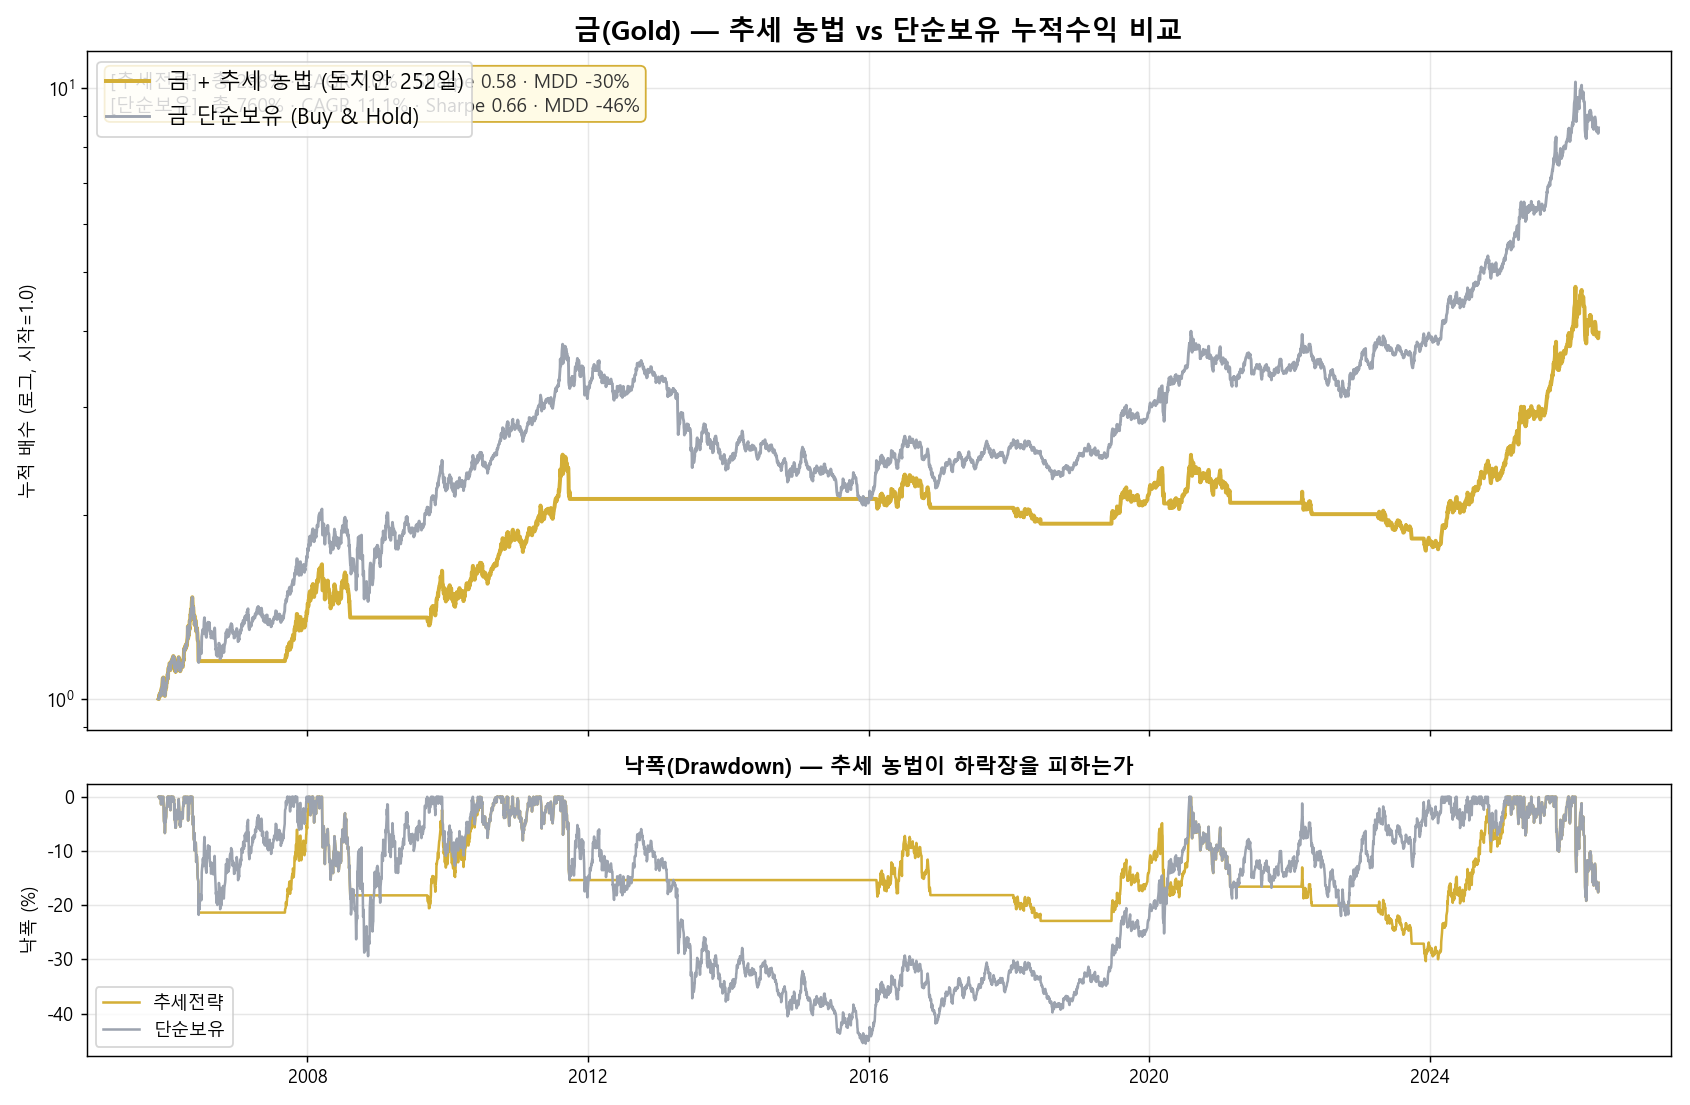

Python code for this plot:
# -*- coding: utf-8 -*-
"""
금(Gold) — 돈치안 추세전략 vs 단순보유(B&H) 누적수익 비교
============================================================
금 단일 자산에 추세 농법(돈치안 돌파 + 추적손절)을 적용했을 때 vs
그냥 들고만 있었을 때(Buy&Hold) 누적수익률 비교 시각화.

방식(롱온리·단일자산):
  진입: 종가 >= N일 신고가
  손절: 초기 고정스톱(신고가 − p×채널폭) → 수익 전환 후 미드라인 추적
  보유 중 = 금 100%, 청산 = 현금(0%)
파라미터: 대시보드 전략과 동일 (N=252, p=0.4)

실행: PYTHONIOENCODING=utf-8 python gold_donchian_vs_bh.py
"""
import os
import shutil
import tempfile
from pathlib import Path

try:
    import certifi
    _ca = os.path.join(tempfile.gettempdir(), "cacert_gold.pem")
    shutil.copy(certifi.where(), _ca)
    for _k in ("CURL_CA_BUNDLE", "SSL_CERT_FILE", "REQUESTS_CA_BUNDLE"):
        os.environ[_k] = _ca
except Exception:
    pass

import warnings
warnings.filterwarnings("ignore")
import numpy as np
import pandas as pd
import matplotlib
matplotlib.use("Agg")
import matplotlib.pyplot as plt
import yfinance as yf

plt.rcParams["font.family"] = "Malgun Gothic"
plt.rcParams["axes.unicode_minus"] = False

BASE = Path(__file__).resolve().parent
TICKER = "GLD"          # 국제 금 가격(USD) 대표 ETF
N, P = 252, 0.4
TD = 252


def load_gold():
    df = yf.download(TICKER, start="2004-01-01", auto_adjust=True,
                     progress=False)
    if isinstance(df.columns, pd.MultiIndex):
        df.columns = df.columns.get_level_values(0)
    return df[["High", "Low", "Close"]].dropna()


def donchian_long_only(df):
    """단일자산 롱온리: 보유=금100%, 청산=현금0%."""
    upper = df["High"].rolling(N).max().shift(1)
    dlow = df["Low"].rolling(N).min().shift(1)
    width = upper - dlow
    midline = (upper + dlow) / 2
    c = df["Close"].values
    up, lo, wd, mid = (upper.values, dlow.values, width.values,
                       midline.values)
    pos = np.zeros(len(df))
    holding, stop, entry = 0, np.nan, np.nan
    for i in range(len(df)):
        if holding == 0:
            if not np.isnan(up[i]) and c[i] >= up[i] and wd[i] > 0:
                holding = 1
                entry = c[i]
                stop = up[i] - P * wd[i]
        else:
            if c[i] > entry and not np.isnan(mid[i]):
                stop = max(stop, mid[i])
            if c[i] <= stop:
                holding = 0
        pos[i] = holding
    return pd.Series(pos, index=df.index)


def metrics(eq):
    r = eq.pct_change().fillna(0)
    n = len(eq)
    tot = eq.iloc[-1] / eq.iloc[0] - 1
    cagr = (eq.iloc[-1] / eq.iloc[0]) ** (TD / n) - 1
    vol = r.std() * np.sqrt(TD)
    sh = (r.mean() * TD) / vol if vol > 0 else np.nan
    mdd = (eq / eq.cummax() - 1).min()
    return tot, cagr, vol, sh, mdd


def main():
    print("[1/3] 금(GLD) 데이터 로드...")
    df = load_gold()
    ret = df["Close"].pct_change()
    print(f"      {df.index[0].date()} ~ {df.index[-1].date()} "
          f"({len(df)}일)")

    print("[2/3] 돈치안 추세전략 vs B&H...")
    pos = donchian_long_only(df)
    strat_ret = pos.shift(1) * ret           # 보유중=금수익, 청산=0(현금)
    strat_eq = (1 + strat_ret.fillna(0)).cumprod()
    bh_eq = (1 + ret.fillna(0)).cumprod()
    # 채널 형성 후로 정렬
    valid = pos.index[df["High"].rolling(N).max().shift(1).notna()]
    strat_eq = strat_eq.loc[valid] / strat_eq.loc[valid].iloc[0]
    bh_eq = bh_eq.loc[valid] / bh_eq.loc[valid].iloc[0]

    ms = metrics(strat_eq)
    mb = metrics(bh_eq)
    exposure = pos.loc[valid].mean()
    print("\n      === 누적수익 비교 (금) ===")
    print(f"{'':16}{'총수익':>10}{'CAGR':>9}{'변동성':>9}"
          f"{'Sharpe':>9}{'MDD':>9}")
    print(f"{'추세전략':16}{ms[0]*100:>9.1f}%{ms[1]*100:>8.1f}%"
          f"{ms[2]*100:>8.1f}%{ms[3]:>9.2f}{ms[4]*100:>8.1f}%")
    print(f"{'단순보유(B&H)':16}{mb[0]*100:>9.1f}%{mb[1]*100:>8.1f}%"
          f"{mb[2]*100:>8.1f}%{mb[3]:>9.2f}{mb[4]*100:>8.1f}%")
    print(f"      시장노출(금 보유비율): {exposure*100:.0f}%")

    print("\n[3/3] 차트 저장...")
    fig, (ax1, ax2) = plt.subplots(2, 1, figsize=(13, 8.5),
                                   gridspec_kw={"height_ratios": [3, 1.2]},
                                   sharex=True)
    ax1.plot(strat_eq.index, strat_eq, color="#D4AF37", lw=2.2,
             label=f"금 + 추세 농법 (돈치안 {N}일)")
    ax1.plot(bh_eq.index, bh_eq, color="#9ca3af", lw=1.6,
             label="금 단순보유 (Buy & Hold)")
    ax1.set_yscale("log")
    ax1.set_title("금(Gold) — 추세 농법 vs 단순보유 누적수익 비교",
                  fontsize=15, fontweight="bold")
    ax1.set_ylabel("누적 배수 (로그, 시작=1.0)")
    ax1.legend(fontsize=12, loc="upper left")
    ax1.grid(alpha=0.3)
    txt = (f"[추세전략]  총 {ms[0]*100:.0f}% · CAGR {ms[1]*100:.1f}% · "
           f"Sharpe {ms[3]:.2f} · MDD {ms[4]*100:.0f}%\n"
           f"[단순보유]  총 {mb[0]*100:.0f}% · CAGR {mb[1]*100:.1f}% · "
           f"Sharpe {mb[3]:.2f} · MDD {mb[4]*100:.0f}%")
    ax1.text(0.015, 0.97, txt, transform=ax1.transAxes, va="top",
             fontsize=10.5, color="#333",
             bbox=dict(boxstyle="round", fc="#fffbe6", ec="#D4AF37"))

    for name, eq, col in [("추세전략", strat_eq, "#D4AF37"),
                          ("단순보유", bh_eq, "#9ca3af")]:
        dd = (eq / eq.cummax() - 1) * 100
        ax2.plot(dd.index, dd, color=col, lw=1.4, label=name)
    ax2.set_title("낙폭(Drawdown) — 추세 농법이 하락장을 피하는가",
                  fontsize=12, fontweight="bold")
    ax2.set_ylabel("낙폭 (%)")
    ax2.legend(fontsize=10)
    ax2.grid(alpha=0.3)

    fig.tight_layout()
    out = BASE / "gold_donchian_vs_bh.png"
    fig.savefig(out, dpi=130)
    plt.close(fig)
    print(f"      저장: {out}")
    print("  ※ GLD=국제 금가격(USD). 청산 시 현금(0%) 가정. "
          "종가기준·무슬리피지. 투자권유 아님.")


if __name__ == "__main__":
    main()
